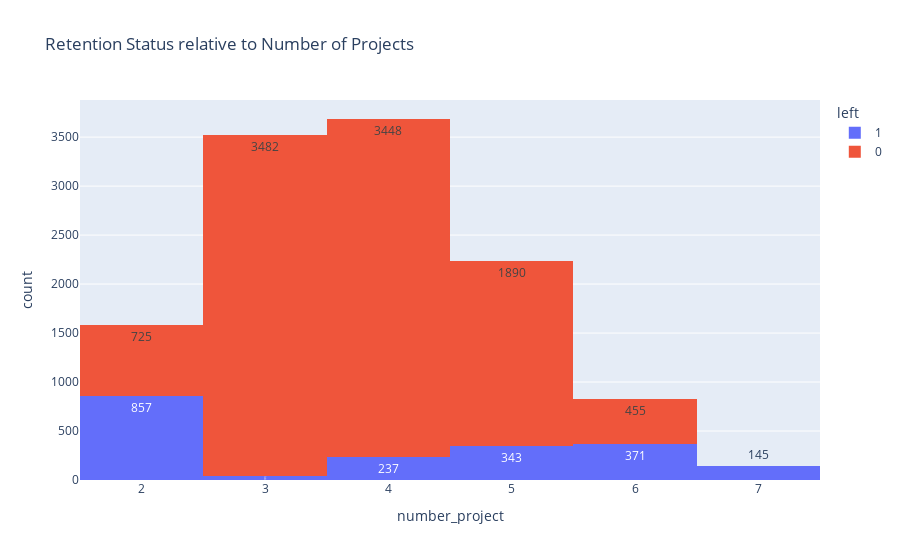

The cell this chart's notebook holds for it:
### Code cell
# Visualize the relationship between number of projects and hours per month
fig = px.histogram(df, x="number_project", color = "left", text_auto = True, 
                   title="Retention Status relative to Number of Projects")
fig.show()

### Figure 1 — Plotly figure (JSON) as saved in the notebook; plotly's stock layout.template omitted (floating-point values rounded to 4 significant figures; data arrays with more than 128 entries replaced by an {"elided": "..."} marker saying what was removed)
{"data": [{"alignmentgroup": "True", "bingroup": "x", "hovertemplate": "left=1<br>number_project=%{x}<br>count=%{y}<extra></extra>", "legendgroup": "1", "marker": {"color": "#636efa", "pattern": {"shape": ""}}, "name": "1", "offsetgroup": "1", "orientation": "v", "showlegend": true, "texttemplate": "%{value}", "type": "histogram", "x": {"elided": "1991 int values"}, "xaxis": "x", "yaxis": "y"}, {"alignmentgroup": "True", "bingroup": "x", "hovertemplate": "left=0<br>number_project=%{x}<br>count=%{y}<extra></extra>", "legendgroup": "0", "marker": {"color": "#EF553B", "pattern": {"shape": ""}}, "name": "0", "offsetgroup": "0", "orientation": "v", "showlegend": true, "texttemplate": "%{value}", "type": "histogram", "x": {"elided": "10000 int values"}, "xaxis": "x", "yaxis": "y"}], "layout": {"barmode": "relative", "legend": {"title": {"text": "left"}, "tracegroupgap": 0}, "title": {"text": "Retention Status relative to Number of Projects"}, "xaxis": {"anchor": "y", "domain": [0, 1], "title": {"text": "number_project"}}, "yaxis": {"anchor": "x", "domain": [0, 1], "title": {"text": "count"}}}}
